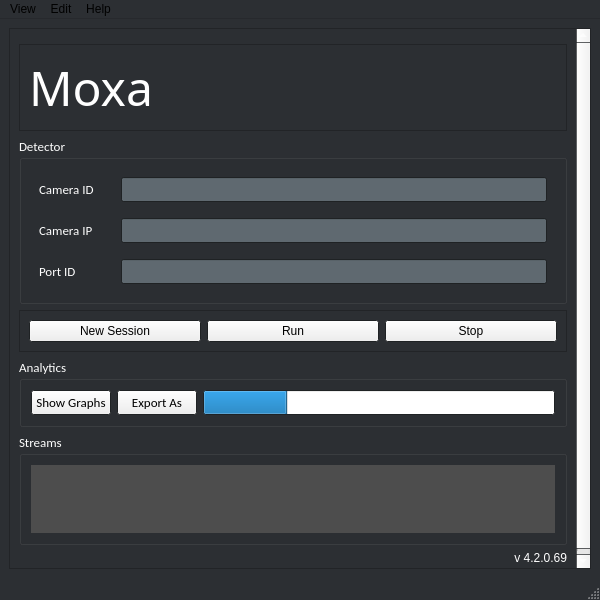
<?xml version="1.0" encoding="UTF-8"?>
<ui version="4.0">
 <class>MainWindow</class>
 <widget class="QMainWindow" name="MainWindow">
  <property name="geometry">
   <rect>
    <x>0</x>
    <y>0</y>
    <width>600</width>
    <height>600</height>
   </rect>
  </property>
  <property name="minimumSize">
   <size>
    <width>600</width>
    <height>600</height>
   </size>
  </property>
  <property name="palette">
   <palette>
    <active>
     <colorrole role="Base">
      <brush brushstyle="SolidPattern">
       <color alpha="255">
        <red>255</red>
        <green>255</green>
        <blue>255</blue>
       </color>
      </brush>
     </colorrole>
     <colorrole role="Window">
      <brush brushstyle="SolidPattern">
       <color alpha="255">
        <red>44</red>
        <green>47</green>
        <blue>51</blue>
       </color>
      </brush>
     </colorrole>
    </active>
    <inactive>
     <colorrole role="Base">
      <brush brushstyle="SolidPattern">
       <color alpha="255">
        <red>255</red>
        <green>255</green>
        <blue>255</blue>
       </color>
      </brush>
     </colorrole>
     <colorrole role="Window">
      <brush brushstyle="SolidPattern">
       <color alpha="255">
        <red>44</red>
        <green>47</green>
        <blue>51</blue>
       </color>
      </brush>
     </colorrole>
    </inactive>
    <disabled>
     <colorrole role="Base">
      <brush brushstyle="SolidPattern">
       <color alpha="255">
        <red>44</red>
        <green>47</green>
        <blue>51</blue>
       </color>
      </brush>
     </colorrole>
     <colorrole role="Window">
      <brush brushstyle="SolidPattern">
       <color alpha="255">
        <red>44</red>
        <green>47</green>
        <blue>51</blue>
       </color>
      </brush>
     </colorrole>
    </disabled>
   </palette>
  </property>
  <property name="windowTitle">
   <string>MOXA</string>
  </property>
  <property name="windowIcon">
   <iconset>
    <normaloff>moxa_main.png</normaloff>moxa_main.png</iconset>
  </property>
  <widget class="QWidget" name="centralwidget">
   <layout class="QHBoxLayout" name="horizontalLayout">
    <item>
     <widget class="QScrollArea" name="scrollArea">
      <property name="palette">
       <palette>
        <active>
         <colorrole role="WindowText">
          <brush brushstyle="SolidPattern">
           <color alpha="255">
            <red>255</red>
            <green>255</green>
            <blue>255</blue>
           </color>
          </brush>
         </colorrole>
         <colorrole role="Text">
          <brush brushstyle="SolidPattern">
           <color alpha="255">
            <red>255</red>
            <green>255</green>
            <blue>255</blue>
           </color>
          </brush>
         </colorrole>
         <colorrole role="PlaceholderText">
          <brush brushstyle="SolidPattern">
           <color alpha="128">
            <red>255</red>
            <green>255</green>
            <blue>255</blue>
           </color>
          </brush>
         </colorrole>
        </active>
        <inactive>
         <colorrole role="WindowText">
          <brush brushstyle="SolidPattern">
           <color alpha="255">
            <red>255</red>
            <green>255</green>
            <blue>255</blue>
           </color>
          </brush>
         </colorrole>
         <colorrole role="Text">
          <brush brushstyle="SolidPattern">
           <color alpha="255">
            <red>255</red>
            <green>255</green>
            <blue>255</blue>
           </color>
          </brush>
         </colorrole>
         <colorrole role="PlaceholderText">
          <brush brushstyle="SolidPattern">
           <color alpha="128">
            <red>255</red>
            <green>255</green>
            <blue>255</blue>
           </color>
          </brush>
         </colorrole>
        </inactive>
        <disabled>
         <colorrole role="WindowText">
          <brush brushstyle="SolidPattern">
           <color alpha="255">
            <red>120</red>
            <green>120</green>
            <blue>120</blue>
           </color>
          </brush>
         </colorrole>
         <colorrole role="Text">
          <brush brushstyle="SolidPattern">
           <color alpha="255">
            <red>120</red>
            <green>120</green>
            <blue>120</blue>
           </color>
          </brush>
         </colorrole>
         <colorrole role="PlaceholderText">
          <brush brushstyle="SolidPattern">
           <color alpha="128">
            <red>0</red>
            <green>0</green>
            <blue>0</blue>
           </color>
          </brush>
         </colorrole>
        </disabled>
       </palette>
      </property>
      <property name="widgetResizable">
       <bool>true</bool>
      </property>
      <widget class="QWidget" name="scrollAreaWidgetContents">
       <property name="geometry">
        <rect>
         <x>0</x>
         <y>0</y>
         <width>580</width>
         <height>539</height>
        </rect>
       </property>
       <layout class="QVBoxLayout" name="verticalLayout">
        <property name="leftMargin">
         <number>9</number>
        </property>
        <property name="topMargin">
         <number>15</number>
        </property>
        <item>
         <widget class="QFrame" name="frame_2">
          <property name="frameShape">
           <enum>QFrame::StyledPanel</enum>
          </property>
          <property name="frameShadow">
           <enum>QFrame::Raised</enum>
          </property>
          <layout class="QHBoxLayout" name="horizontalLayout_3">
           <item>
            <widget class="QLabel" name="label">
             <property name="font">
              <font>
               <family>Stereofunk</family>
               <pointsize>36</pointsize>
              </font>
             </property>
             <property name="text">
              <string>Moxa</string>
             </property>
            </widget>
           </item>
          </layout>
         </widget>
        </item>
        <item>
         <widget class="QGroupBox" name="groupBox_2">
          <property name="palette">
           <palette>
            <active>
             <colorrole role="WindowText">
              <brush brushstyle="SolidPattern">
               <color alpha="255">
                <red>255</red>
                <green>255</green>
                <blue>255</blue>
               </color>
              </brush>
             </colorrole>
             <colorrole role="Dark">
              <brush brushstyle="SolidPattern">
               <color alpha="255">
                <red>255</red>
                <green>255</green>
                <blue>255</blue>
               </color>
              </brush>
             </colorrole>
             <colorrole role="Text">
              <brush brushstyle="SolidPattern">
               <color alpha="255">
                <red>255</red>
                <green>255</green>
                <blue>255</blue>
               </color>
              </brush>
             </colorrole>
             <colorrole role="ButtonText">
              <brush brushstyle="SolidPattern">
               <color alpha="255">
                <red>0</red>
                <green>0</green>
                <blue>0</blue>
               </color>
              </brush>
             </colorrole>
             <colorrole role="PlaceholderText">
              <brush brushstyle="NoBrush">
               <color alpha="128">
                <red>255</red>
                <green>255</green>
                <blue>255</blue>
               </color>
              </brush>
             </colorrole>
            </active>
            <inactive>
             <colorrole role="WindowText">
              <brush brushstyle="SolidPattern">
               <color alpha="255">
                <red>255</red>
                <green>255</green>
                <blue>255</blue>
               </color>
              </brush>
             </colorrole>
             <colorrole role="Dark">
              <brush brushstyle="SolidPattern">
               <color alpha="255">
                <red>255</red>
                <green>255</green>
                <blue>255</blue>
               </color>
              </brush>
             </colorrole>
             <colorrole role="Text">
              <brush brushstyle="SolidPattern">
               <color alpha="255">
                <red>255</red>
                <green>255</green>
                <blue>255</blue>
               </color>
              </brush>
             </colorrole>
             <colorrole role="ButtonText">
              <brush brushstyle="SolidPattern">
               <color alpha="255">
                <red>0</red>
                <green>0</green>
                <blue>0</blue>
               </color>
              </brush>
             </colorrole>
             <colorrole role="PlaceholderText">
              <brush brushstyle="NoBrush">
               <color alpha="128">
                <red>255</red>
                <green>255</green>
                <blue>255</blue>
               </color>
              </brush>
             </colorrole>
            </inactive>
            <disabled>
             <colorrole role="WindowText">
              <brush brushstyle="SolidPattern">
               <color alpha="255">
                <red>255</red>
                <green>255</green>
                <blue>255</blue>
               </color>
              </brush>
             </colorrole>
             <colorrole role="Dark">
              <brush brushstyle="SolidPattern">
               <color alpha="255">
                <red>255</red>
                <green>255</green>
                <blue>255</blue>
               </color>
              </brush>
             </colorrole>
             <colorrole role="Text">
              <brush brushstyle="SolidPattern">
               <color alpha="255">
                <red>255</red>
                <green>255</green>
                <blue>255</blue>
               </color>
              </brush>
             </colorrole>
             <colorrole role="ButtonText">
              <brush brushstyle="SolidPattern">
               <color alpha="255">
                <red>255</red>
                <green>255</green>
                <blue>255</blue>
               </color>
              </brush>
             </colorrole>
             <colorrole role="PlaceholderText">
              <brush brushstyle="NoBrush">
               <color alpha="128">
                <red>255</red>
                <green>255</green>
                <blue>255</blue>
               </color>
              </brush>
             </colorrole>
            </disabled>
           </palette>
          </property>
          <property name="font">
           <font>
            <family>Calibri</family>
            <pointsize>10</pointsize>
            <weight>50</weight>
            <bold>false</bold>
           </font>
          </property>
          <property name="title">
           <string>Detector</string>
          </property>
          <property name="checkable">
           <bool>false</bool>
          </property>
          <layout class="QFormLayout" name="formLayout">
           <property name="horizontalSpacing">
            <number>27</number>
           </property>
           <property name="verticalSpacing">
            <number>16</number>
           </property>
           <property name="leftMargin">
            <number>17</number>
           </property>
           <property name="topMargin">
            <number>17</number>
           </property>
           <property name="rightMargin">
            <number>17</number>
           </property>
           <property name="bottomMargin">
            <number>17</number>
           </property>
           <item row="0" column="0">
            <widget class="QLabel" name="label_2">
             <property name="text">
              <string>Camera ID</string>
             </property>
            </widget>
           </item>
           <item row="0" column="1">
            <widget class="QLineEdit" name="lineEdit">
             <property name="palette">
              <palette>
               <active>
                <colorrole role="Base">
                 <brush brushstyle="SolidPattern">
                  <color alpha="255">
                   <red>95</red>
                   <green>105</green>
                   <blue>112</blue>
                  </color>
                 </brush>
                </colorrole>
               </active>
               <inactive>
                <colorrole role="Base">
                 <brush brushstyle="SolidPattern">
                  <color alpha="255">
                   <red>95</red>
                   <green>105</green>
                   <blue>112</blue>
                  </color>
                 </brush>
                </colorrole>
               </inactive>
               <disabled>
                <colorrole role="Base">
                 <brush brushstyle="SolidPattern">
                  <color alpha="255">
                   <red>44</red>
                   <green>47</green>
                   <blue>51</blue>
                  </color>
                 </brush>
                </colorrole>
               </disabled>
              </palette>
             </property>
             <property name="alignment">
              <set>Qt::AlignCenter</set>
             </property>
            </widget>
           </item>
           <item row="1" column="0">
            <widget class="QLabel" name="label_3">
             <property name="text">
              <string>Camera IP</string>
             </property>
            </widget>
           </item>
           <item row="1" column="1">
            <widget class="QLineEdit" name="lineEdit_2">
             <property name="palette">
              <palette>
               <active>
                <colorrole role="Base">
                 <brush brushstyle="SolidPattern">
                  <color alpha="255">
                   <red>95</red>
                   <green>105</green>
                   <blue>112</blue>
                  </color>
                 </brush>
                </colorrole>
               </active>
               <inactive>
                <colorrole role="Base">
                 <brush brushstyle="SolidPattern">
                  <color alpha="255">
                   <red>95</red>
                   <green>105</green>
                   <blue>112</blue>
                  </color>
                 </brush>
                </colorrole>
               </inactive>
               <disabled>
                <colorrole role="Base">
                 <brush brushstyle="SolidPattern">
                  <color alpha="255">
                   <red>44</red>
                   <green>47</green>
                   <blue>51</blue>
                  </color>
                 </brush>
                </colorrole>
               </disabled>
              </palette>
             </property>
             <property name="alignment">
              <set>Qt::AlignCenter</set>
             </property>
            </widget>
           </item>
           <item row="2" column="0">
            <widget class="QLabel" name="label_4">
             <property name="text">
              <string>Port ID</string>
             </property>
            </widget>
           </item>
           <item row="2" column="1">
            <widget class="QLineEdit" name="lineEdit_3">
             <property name="palette">
              <palette>
               <active>
                <colorrole role="Base">
                 <brush brushstyle="SolidPattern">
                  <color alpha="255">
                   <red>95</red>
                   <green>105</green>
                   <blue>112</blue>
                  </color>
                 </brush>
                </colorrole>
               </active>
               <inactive>
                <colorrole role="Base">
                 <brush brushstyle="SolidPattern">
                  <color alpha="255">
                   <red>95</red>
                   <green>105</green>
                   <blue>112</blue>
                  </color>
                 </brush>
                </colorrole>
               </inactive>
               <disabled>
                <colorrole role="Base">
                 <brush brushstyle="SolidPattern">
                  <color alpha="255">
                   <red>44</red>
                   <green>47</green>
                   <blue>51</blue>
                  </color>
                 </brush>
                </colorrole>
               </disabled>
              </palette>
             </property>
             <property name="alignment">
              <set>Qt::AlignCenter</set>
             </property>
            </widget>
           </item>
          </layout>
         </widget>
        </item>
        <item>
         <widget class="QFrame" name="frame">
          <property name="frameShape">
           <enum>QFrame::StyledPanel</enum>
          </property>
          <property name="frameShadow">
           <enum>QFrame::Raised</enum>
          </property>
          <layout class="QHBoxLayout" name="horizontalLayout_2">
           <item>
            <widget class="QPushButton" name="pushButton_3">
             <property name="text">
              <string>New Session</string>
             </property>
            </widget>
           </item>
           <item>
            <widget class="QPushButton" name="pushButton_4">
             <property name="text">
              <string>Run</string>
             </property>
            </widget>
           </item>
           <item>
            <widget class="QPushButton" name="pushButton_5">
             <property name="text">
              <string>Stop</string>
             </property>
            </widget>
           </item>
          </layout>
         </widget>
        </item>
        <item>
         <widget class="QGroupBox" name="groupBox">
          <property name="palette">
           <palette>
            <active>
             <colorrole role="WindowText">
              <brush brushstyle="SolidPattern">
               <color alpha="255">
                <red>255</red>
                <green>255</green>
                <blue>255</blue>
               </color>
              </brush>
             </colorrole>
             <colorrole role="Dark">
              <brush brushstyle="SolidPattern">
               <color alpha="255">
                <red>255</red>
                <green>255</green>
                <blue>255</blue>
               </color>
              </brush>
             </colorrole>
             <colorrole role="Text">
              <brush brushstyle="SolidPattern">
               <color alpha="255">
                <red>255</red>
                <green>255</green>
                <blue>255</blue>
               </color>
              </brush>
             </colorrole>
             <colorrole role="ButtonText">
              <brush brushstyle="SolidPattern">
               <color alpha="255">
                <red>0</red>
                <green>0</green>
                <blue>0</blue>
               </color>
              </brush>
             </colorrole>
             <colorrole role="PlaceholderText">
              <brush brushstyle="NoBrush">
               <color alpha="128">
                <red>255</red>
                <green>255</green>
                <blue>255</blue>
               </color>
              </brush>
             </colorrole>
            </active>
            <inactive>
             <colorrole role="WindowText">
              <brush brushstyle="SolidPattern">
               <color alpha="255">
                <red>255</red>
                <green>255</green>
                <blue>255</blue>
               </color>
              </brush>
             </colorrole>
             <colorrole role="Dark">
              <brush brushstyle="SolidPattern">
               <color alpha="255">
                <red>255</red>
                <green>255</green>
                <blue>255</blue>
               </color>
              </brush>
             </colorrole>
             <colorrole role="Text">
              <brush brushstyle="SolidPattern">
               <color alpha="255">
                <red>255</red>
                <green>255</green>
                <blue>255</blue>
               </color>
              </brush>
             </colorrole>
             <colorrole role="ButtonText">
              <brush brushstyle="SolidPattern">
               <color alpha="255">
                <red>0</red>
                <green>0</green>
                <blue>0</blue>
               </color>
              </brush>
             </colorrole>
             <colorrole role="PlaceholderText">
              <brush brushstyle="NoBrush">
               <color alpha="128">
                <red>255</red>
                <green>255</green>
                <blue>255</blue>
               </color>
              </brush>
             </colorrole>
            </inactive>
            <disabled>
             <colorrole role="WindowText">
              <brush brushstyle="SolidPattern">
               <color alpha="255">
                <red>255</red>
                <green>255</green>
                <blue>255</blue>
               </color>
              </brush>
             </colorrole>
             <colorrole role="Dark">
              <brush brushstyle="SolidPattern">
               <color alpha="255">
                <red>255</red>
                <green>255</green>
                <blue>255</blue>
               </color>
              </brush>
             </colorrole>
             <colorrole role="Text">
              <brush brushstyle="SolidPattern">
               <color alpha="255">
                <red>255</red>
                <green>255</green>
                <blue>255</blue>
               </color>
              </brush>
             </colorrole>
             <colorrole role="ButtonText">
              <brush brushstyle="SolidPattern">
               <color alpha="255">
                <red>255</red>
                <green>255</green>
                <blue>255</blue>
               </color>
              </brush>
             </colorrole>
             <colorrole role="PlaceholderText">
              <brush brushstyle="NoBrush">
               <color alpha="128">
                <red>255</red>
                <green>255</green>
                <blue>255</blue>
               </color>
              </brush>
             </colorrole>
            </disabled>
           </palette>
          </property>
          <property name="font">
           <font>
            <family>Calibri</family>
            <pointsize>10</pointsize>
            <weight>50</weight>
            <bold>false</bold>
           </font>
          </property>
          <property name="title">
           <string>Analytics</string>
          </property>
          <layout class="QGridLayout" name="gridLayout_3">
           <item row="0" column="0">
            <widget class="QPushButton" name="pushButton">
             <property name="text">
              <string>Show Graphs</string>
             </property>
            </widget>
           </item>
           <item row="0" column="1">
            <widget class="QPushButton" name="pushButton_2">
             <property name="text">
              <string>Export As</string>
             </property>
            </widget>
           </item>
           <item row="0" column="2">
            <widget class="QProgressBar" name="progressBar">
             <property name="value">
              <number>24</number>
             </property>
            </widget>
           </item>
          </layout>
         </widget>
        </item>
        <item>
         <widget class="QGroupBox" name="groupBox_3">
          <property name="palette">
           <palette>
            <active>
             <colorrole role="WindowText">
              <brush brushstyle="SolidPattern">
               <color alpha="255">
                <red>255</red>
                <green>255</green>
                <blue>255</blue>
               </color>
              </brush>
             </colorrole>
             <colorrole role="Dark">
              <brush brushstyle="SolidPattern">
               <color alpha="255">
                <red>255</red>
                <green>255</green>
                <blue>255</blue>
               </color>
              </brush>
             </colorrole>
             <colorrole role="Text">
              <brush brushstyle="SolidPattern">
               <color alpha="255">
                <red>255</red>
                <green>255</green>
                <blue>255</blue>
               </color>
              </brush>
             </colorrole>
             <colorrole role="ButtonText">
              <brush brushstyle="SolidPattern">
               <color alpha="255">
                <red>0</red>
                <green>0</green>
                <blue>0</blue>
               </color>
              </brush>
             </colorrole>
             <colorrole role="PlaceholderText">
              <brush brushstyle="NoBrush">
               <color alpha="128">
                <red>255</red>
                <green>255</green>
                <blue>255</blue>
               </color>
              </brush>
             </colorrole>
            </active>
            <inactive>
             <colorrole role="WindowText">
              <brush brushstyle="SolidPattern">
               <color alpha="255">
                <red>255</red>
                <green>255</green>
                <blue>255</blue>
               </color>
              </brush>
             </colorrole>
             <colorrole role="Dark">
              <brush brushstyle="SolidPattern">
               <color alpha="255">
                <red>255</red>
                <green>255</green>
                <blue>255</blue>
               </color>
              </brush>
             </colorrole>
             <colorrole role="Text">
              <brush brushstyle="SolidPattern">
               <color alpha="255">
                <red>255</red>
                <green>255</green>
                <blue>255</blue>
               </color>
              </brush>
             </colorrole>
             <colorrole role="ButtonText">
              <brush brushstyle="SolidPattern">
               <color alpha="255">
                <red>0</red>
                <green>0</green>
                <blue>0</blue>
               </color>
              </brush>
             </colorrole>
             <colorrole role="PlaceholderText">
              <brush brushstyle="NoBrush">
               <color alpha="128">
                <red>255</red>
                <green>255</green>
                <blue>255</blue>
               </color>
              </brush>
             </colorrole>
            </inactive>
            <disabled>
             <colorrole role="WindowText">
              <brush brushstyle="SolidPattern">
               <color alpha="255">
                <red>255</red>
                <green>255</green>
                <blue>255</blue>
               </color>
              </brush>
             </colorrole>
             <colorrole role="Dark">
              <brush brushstyle="SolidPattern">
               <color alpha="255">
                <red>255</red>
                <green>255</green>
                <blue>255</blue>
               </color>
              </brush>
             </colorrole>
             <colorrole role="Text">
              <brush brushstyle="SolidPattern">
               <color alpha="255">
                <red>255</red>
                <green>255</green>
                <blue>255</blue>
               </color>
              </brush>
             </colorrole>
             <colorrole role="ButtonText">
              <brush brushstyle="SolidPattern">
               <color alpha="255">
                <red>255</red>
                <green>255</green>
                <blue>255</blue>
               </color>
              </brush>
             </colorrole>
             <colorrole role="PlaceholderText">
              <brush brushstyle="NoBrush">
               <color alpha="128">
                <red>255</red>
                <green>255</green>
                <blue>255</blue>
               </color>
              </brush>
             </colorrole>
            </disabled>
           </palette>
          </property>
          <property name="font">
           <font>
            <family>Calibri</family>
            <pointsize>10</pointsize>
            <weight>50</weight>
            <bold>false</bold>
           </font>
          </property>
          <property name="title">
           <string>Streams</string>
          </property>
          <layout class="QGridLayout" name="gridLayout">
           <item row="0" column="0">
            <widget class="QGraphicsView" name="graphicsView">
             <property name="palette">
              <palette>
               <active>
                <colorrole role="Base">
                 <brush brushstyle="SolidPattern">
                  <color alpha="255">
                   <red>77</red>
                   <green>77</green>
                   <blue>77</blue>
                  </color>
                 </brush>
                </colorrole>
               </active>
               <inactive>
                <colorrole role="Base">
                 <brush brushstyle="SolidPattern">
                  <color alpha="255">
                   <red>77</red>
                   <green>77</green>
                   <blue>77</blue>
                  </color>
                 </brush>
                </colorrole>
               </inactive>
               <disabled>
                <colorrole role="Base">
                 <brush brushstyle="SolidPattern">
                  <color alpha="255">
                   <red>44</red>
                   <green>47</green>
                   <blue>51</blue>
                  </color>
                 </brush>
                </colorrole>
               </disabled>
              </palette>
             </property>
             <property name="frameShape">
              <enum>QFrame::NoFrame</enum>
             </property>
            </widget>
           </item>
          </layout>
         </widget>
        </item>
        <item>
         <widget class="QLabel" name="label_5">
          <property name="text">
           <string>v 4.2.0.69</string>
          </property>
          <property name="alignment">
           <set>Qt::AlignRight|Qt::AlignTrailing|Qt::AlignVCenter</set>
          </property>
         </widget>
        </item>
       </layout>
      </widget>
     </widget>
    </item>
   </layout>
  </widget>
  <widget class="QMenuBar" name="menubar">
   <property name="geometry">
    <rect>
     <x>0</x>
     <y>0</y>
     <width>600</width>
     <height>21</height>
    </rect>
   </property>
   <widget class="QMenu" name="menuView">
    <property name="title">
     <string>View</string>
    </property>
   </widget>
   <widget class="QMenu" name="menuEdit">
    <property name="title">
     <string>Edit</string>
    </property>
   </widget>
   <widget class="QMenu" name="menuHelp">
    <property name="title">
     <string>Help</string>
    </property>
    <addaction name="actionMoxa_Help"/>
   </widget>
   <addaction name="menuView"/>
   <addaction name="menuEdit"/>
   <addaction name="menuHelp"/>
  </widget>
  <widget class="QStatusBar" name="statusbar"/>
  <action name="actionMoxa_Help">
   <property name="text">
    <string>Moxa Help</string>
   </property>
  </action>
 </widget>
 <resources/>
 <connections/>
</ui>
